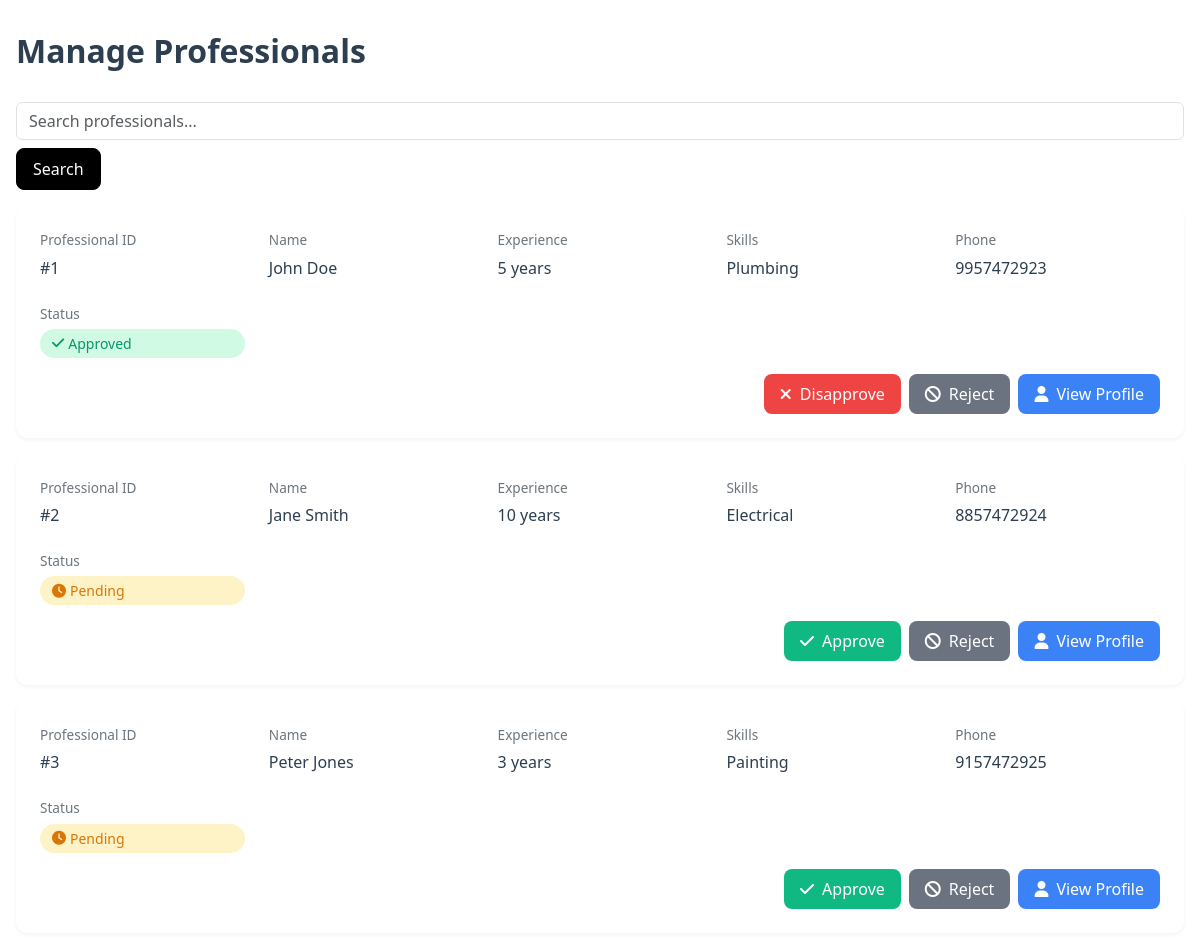
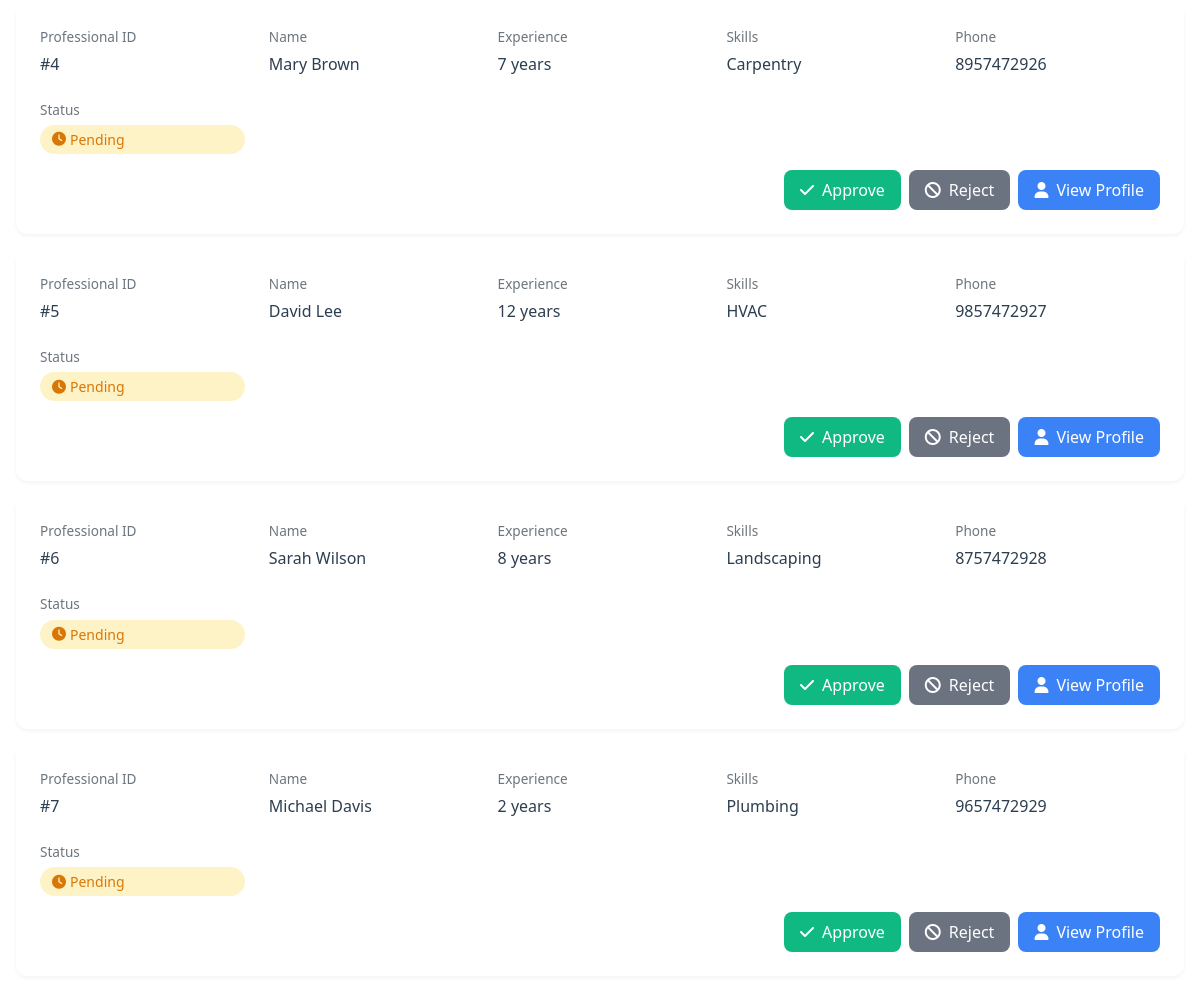
The app's page /Admin_Manage_Professionals.html (signed in) with its own data (2 pictures, top to bottom).
### tables this page shows
CREATE TABLE Professionals (
    ProfessionalID INTEGER PRIMARY KEY,
    Email VARCHAR(255) UNIQUE NOT NULL,
    Password VARCHAR(255) NOT NULL,
    Name VARCHAR(255) NOT NULL,
    Experience VARCHAR(255),
    Skills TEXT,
    Address VARCHAR(255),
    CertificationFile VARCHAR(255),
    PostalCode VARCHAR(10),
    Phone TEXT UNIQUE
, Approved INT DEFAULT 0);

### backend/app.py (the view, shortened to what this page needs)
@app.route('/Admin_Manage_Professionals.html', methods=['GET', 'POST'])
def ADMINMANAGEPROFESSIONALS():
    if 'user_type' not in session or session['user_type'] != 'admin':
        return redirect(url_for('login'))
    conn = sqlite3.connect('database.db')
    cursor = conn.cursor()
    cursor.execute("SELECT * FROM Professionals WHERE ProfessionalID != 8")
    professionals = cursor.fetchall()
    conn.close()
    return render_template('Admin_Manage_Professionals.html', professionals=professionals)

### templates/Admin_Manage_Professionals.html (shortened to what this page needs)
<!DOCTYPE html>
<html lang="en">
<head>
    <link href="https://cdnjs.cloudflare.com/ajax/libs/bootstrap/5.3.0/css/bootstrap.min.css" rel="stylesheet">
    <link href="https://cdnjs.cloudflare.com/ajax/libs/font-awesome/6.4.0/css/all.min.css" rel="stylesheet">
    <link rel="stylesheet" href="https://cdnjs.cloudflare.com/ajax/libs/animate.css/4.1.1/animate.min.css"/>
</head>
<body>
    <div class="dashboard-container animate__animated animate__fadeInUp">
        <h1 class="page-title">Manage Professionals</h1>
        <div class="mb-3">
            <input type="text" class="form-control" id="searchInput" placeholder="Search professionals...">
            <button type="button" class="btn button btn-primary mt-2" id="searchButton">Search</button>
        </div>
        {% if professionals %}
            {% for professional in professionals %}
                <div class="professional-card animate__animated animate__fadeInUp">
                    <div class="professional-info">
                        <div class="info-group">
                            <span class="info-label">Professional ID</span>
                            <span class="info-value">#{{ professional[0] }}</span>
                        </div>
                        <div class="info-group">
                            <span class="info-label">Name</span>
                            <span class="info-value">{{ professional[3] }}</span>
                        </div>
                        <div class="info-group">
                            <span class="info-label">Experience</span>
                            <span class="info-value">{{ professional[4] }}</span>
                        </div>
                        <div class="info-group">
                            <span class="info-label">Skills</span>
                            <span class="info-value">{{ professional[5] }}</span>
                        </div>
                        <div class="info-group">
                            <span class="info-label">Phone</span>
                            <span class="info-value">{{ professional[9] }}</span>
                        </div>
                        <div class="info-group">
                            <span class="info-label">Status</span>
                            <span class="status-badge {% if professional[10] == 0 %}status-pending{% else %}status-approved{% endif %}">
                                {% if professional[10] == 0 %}
                                    <i class="fas fa-clock me-1"></i> Pending
                                {% else %}
                                    <i class="fas fa-check me-1"></i> Approved
                                {% endif %}
                            </span>
                        </div>
                    </div>
                    <div class="action-buttons">
                        <form method="POST" action="/Admin_Manage_Professionals.html">
                            {% if professional[10] == 0 %}
                                <button type="submit" class="btn btn-approve">
                                    <i class="fas fa-check"></i>
                                    Approve
                                </button>
                            {% else %}
                                <button type="submit" class="btn btn-disapprove">
                                    <i class="fas fa-times"></i>
                                    Disapprove
                                </button>
                            {% endif %}
                        </form>
                        <form method="POST" action="/Admin_Manage_Professionals.html">
                            <button type="submit" class="btn btn-reject">
                                <i class="fas fa-ban"></i>
                                Reject
                            </button>
                        </form>
                        <a href="/professionalProfile?professional_id={{ professional[0] }}" class="btn btn-profile">
                            <i class="fas fa-user"></i>
                            View Profile
                        </a>
                    </div>
                </div>
            {% endfor %}
        {% else %}
            <div class="empty-state animate__animated animate__fadeInUp">
                <i class="fas fa-users fa-3x mb-3"></i>
                <h3>No Professionals Found</h3>
                <p>There are currently no professionals registered in the system.</p>
            </div>
        {% endif %}
    </div>
</body>
</html>

### templates/Admin_Manage_Professionals.html (style rules this page uses)
body { font-family: 'Segoe UI', Tahoma, Geneva, Verdana, sans-serif; background-image: url('static/4.jpg'); background-size: cover; background-repeat: repeat; color: black; flex-direction: column; min-height: 100vh; }
.dashboard-container { max-width: 1200px; margin: 2rem auto; padding: 0 1rem; }
.page-title { color: #2c3e50; font-weight: 600; margin-bottom: 2rem; font-size: 2rem; }
.professional-card { background: white; border-radius: 12px; padding: 1.5rem; margin-bottom: 1rem; box-shadow: 0 2px 4px rgba(0,0,0,0.05); transition: transform 0.2s, box-shadow 0.2s; }
.professional-info { display: grid; grid-template-columns: repeat(auto-fit, minmax(200px, 1fr)); gap: 1.5rem; margin-bottom: 1rem; }
.info-group { display: flex; flex-direction: column; }
.info-label { font-size: 0.85rem; color: #6c757d; margin-bottom: 0.3rem; font-weight: 500; }
.info-value { font-size: 1rem; color: #2c3e50; font-weight: 500; }
.action-buttons { display: flex; gap: 0.5rem; margin-top: 1rem; justify-content: flex-end; }
.btn { padding: 0.5rem 1rem; border-radius: 8px; font-weight: 500; transition: all 0.2s; display: flex; align-items: center; gap: 0.5rem; }
.btn-approve { background-color: #10B981; color: white; border: none; }
.btn-disapprove { background-color: #EF4444; color: white; border: none; }
.btn-reject { background-color: #6B7280; color: white; border: none; }
.btn-profile { background-color: #3B82F6; color: white; border: none; }
.status-badge { display: inline-flex; align-items: center; padding: 0.25rem 0.75rem; border-radius: 9999px; font-size: 0.875rem; font-weight: 500; }
.status-pending { background-color: #FEF3C7; color: #D97706; }
.status-approved { background-color: #D1FAE5; color: #059669; }
.button { background-color: black; color: white; border-color: black; }

### records on screen
Professionals: ProfessionalID "1", Name "John Doe", Experience "5 years", Skills "Plumbing", Phone "9957472923", Approved 1 (drawn)
Professionals: ProfessionalID "2", Name "Jane Smith", Experience "10 years", Skills "Electrical", Phone "8857472924", Approved 0 (drawn)
Professionals: ProfessionalID "3", Name "Peter Jones", Experience "3 years", Skills "Painting", Phone "9157472925", Approved 0 (drawn)
Professionals: ProfessionalID "4", Name "Mary Brown", Experience "7 years", Skills "Carpentry", Phone "8957472926", Approved 0 (drawn)
Professionals: ProfessionalID "5", Name "David Lee", Experience "12 years", Skills "HVAC", Phone "9857472927", Approved 0 (drawn)
Professionals: ProfessionalID "6", Name "Sarah Wilson", Experience "8 years", Skills "Landscaping", Phone "8757472928", Approved 0 (drawn)
Professionals: ProfessionalID "7", Name "Michael Davis", Experience "2 years", Skills "Plumbing", Phone "9657472929", Approved 0 (drawn)
